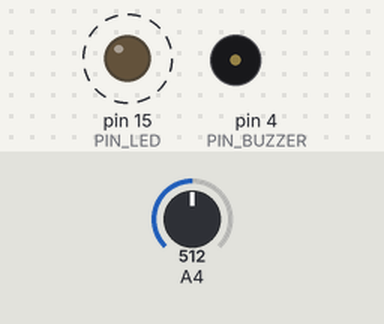
A sketch run on a simulated Arduino Mega 2560, built with avr-gcc and run on an emulated ATmega2560. Parts: output pins drawn as LEDs (lit = HIGH), buzzer (waves = sounding, pin HIGH). Dashed ring = blinking. The test bench sets the inputs (shaded band); at power-on: A4 = 512.

Above: at 1.8 s.
1.9 s: A4 set to 487
At 2.7 s:
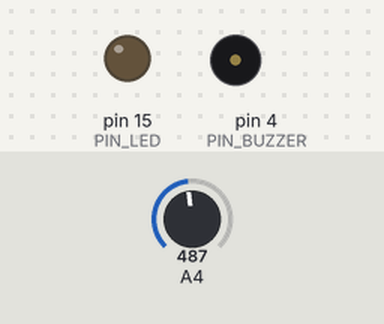
3.4 s: A4 set to 510
At 3.8 s:
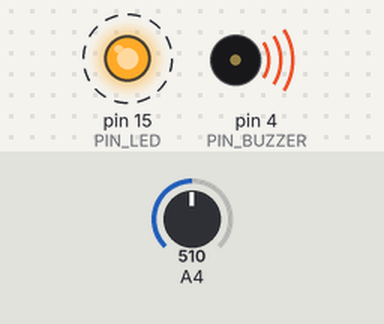
7.4 s: A4 set to 490
At 8.3 s:
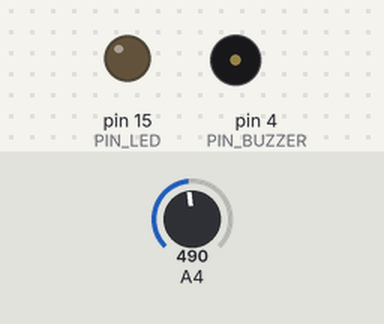
8.9 s: A4 set to 511
At 9.3 s:
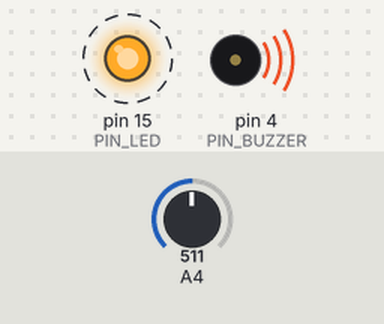
Timing chart, 0 to 13.9 s (numbered marks = the images above; inputs shaded):
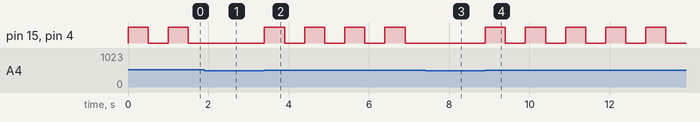

Measured:
- the behaviour switches between 500 and 499 on A4 (found by bisection; images 0 and 1)
- after the input at 1.9 s, pin 15 (PIN_LED), pin 4 (PIN_BUZZER): stays LOW (without the input it goes to HIGH after 0.10 s)
- after the input at 3.4 s, pin 15 (PIN_LED), pin 4 (PIN_BUZZER): alternates HIGH for 0.50 s and LOW for 0.50 s, starting at once
- after the input at 7.4 s, pin 15 (PIN_LED), pin 4 (PIN_BUZZER): stays LOW (without the input it goes to HIGH after 0.00 s)
- after the input at 8.9 s, pin 15 (PIN_LED), pin 4 (PIN_BUZZER): alternates HIGH for 0.50 s and LOW for 0.50 s, starting at once
- by itself, pin 15 (PIN_LED), pin 4 (PIN_BUZZER): alternates HIGH for 0.50 s and LOW for 0.50 s

The sketch:

Project_23.2_Flame_Alarm.ino
```cpp
//**********************************************************************************
/*
 * Filename    : Flame Alarm
 * Description : Controlling the buzzer and LED by flame sensor.
 * Author      : http//www.keyestudio.com
*/
#define PIN_ADC0      36  //the pin of the flame sensor
#define PIN_LED       15  // the pin of the LED
#define PIN_BUZZER    4  // the pin of the buzzer

void setup() {
  pinMode(PIN_LED, OUTPUT);
  pinMode(PIN_BUZZER, OUTPUT);
  pinMode(PIN_ADC0, INPUT);
}

void loop() {
  int adcVal = analogRead(PIN_ADC0); //read the ADC value of flame sensor
  if (adcVal >= 500) {
    digitalWrite (PIN_BUZZER, HIGH); //turn on buzzer
    digitalWrite(PIN_LED, HIGH); // turn on LED
    delay(500); // wait a second.
    digitalWrite (PIN_BUZZER, LOW);
    digitalWrite(PIN_LED, LOW); // turn off LED
    delay(500); // wait a second
  }
 else
 {
    digitalWrite(PIN_LED, LOW);  //turn off LED
    digitalWrite (PIN_BUZZER, LOW); //turn off buzzer
  }
}
//**********************************************************************************
```
